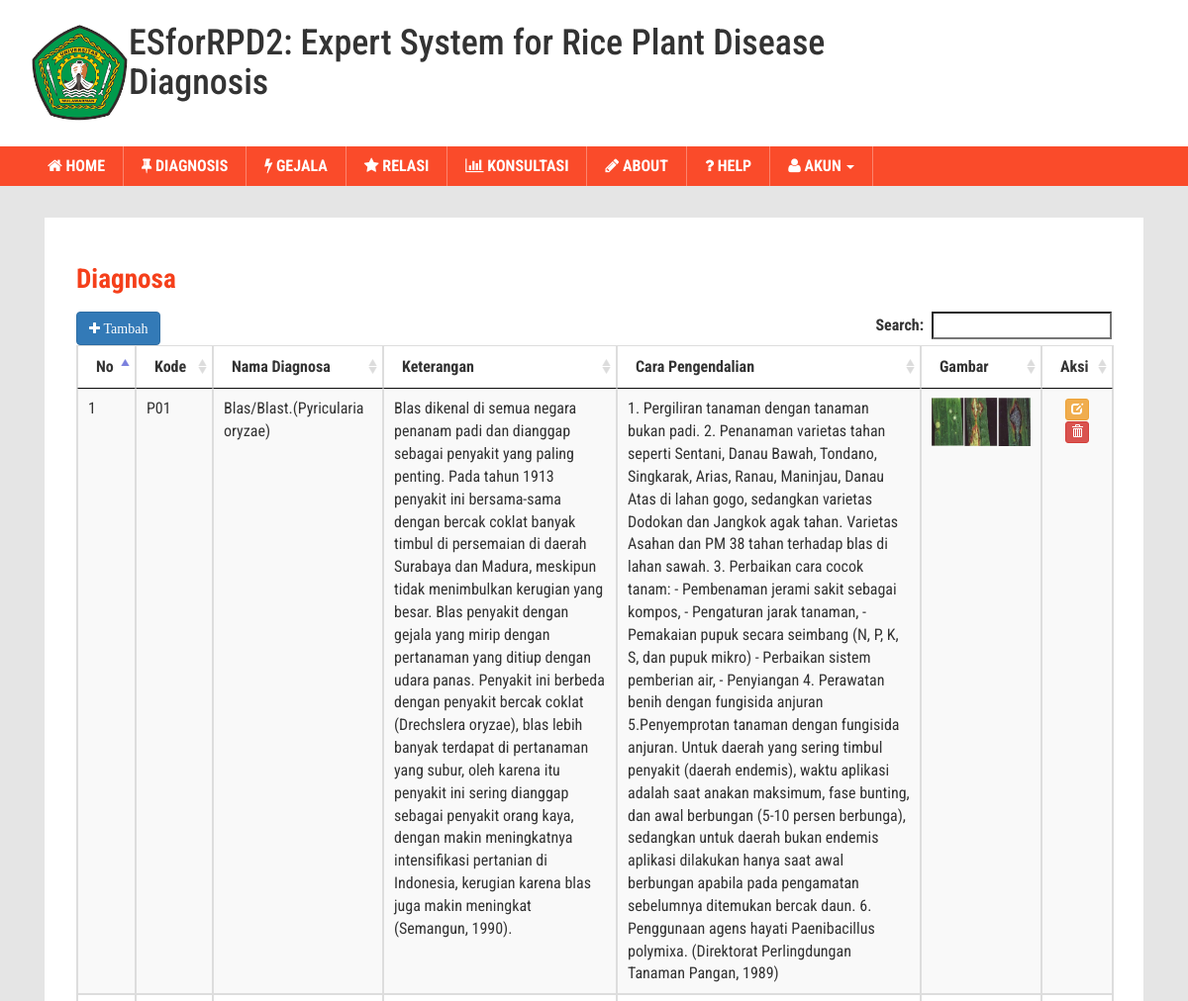
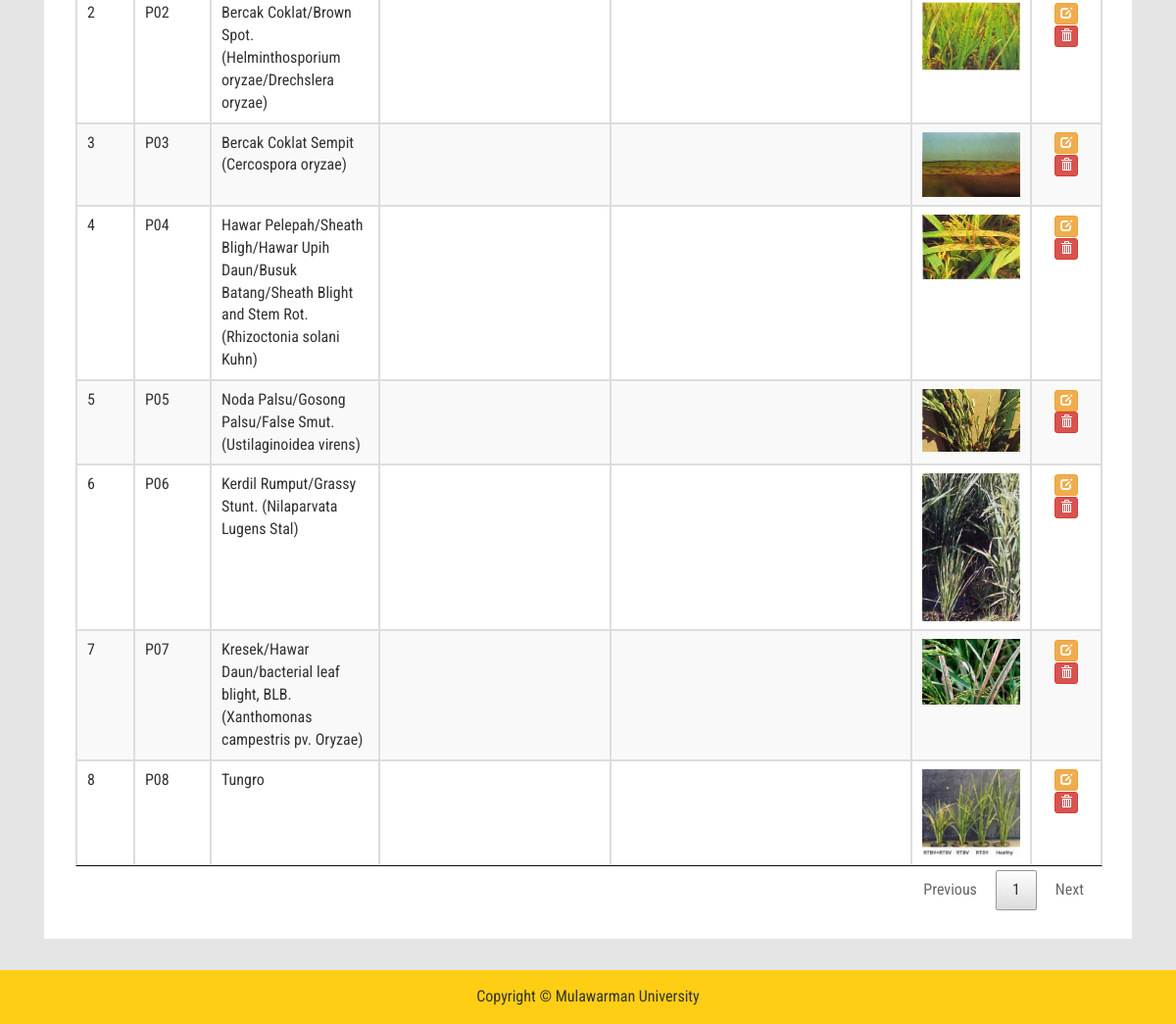
The app's page /index.php?m=diagnosa (signed in) with its own data (2 pictures, top to bottom).
### tables this page shows
CREATE TABLE `tb_diagnosa` (
  `kode_diagnosa` varchar(16) NOT NULL,
  `nama_diagnosa` varchar(255) NOT NULL,
  `keterangan` text NOT NULL,
  `pengendalian` text NOT NULL,
  `gambar` varchar(50) NOT NULL
);

### functions.php (called while the page is built, shortened)
<?php
$config["server"]='localhost';
$config["username"]='root';
$config["password"]='';
$config["database_name"]='sp_ds';
include'includes/ez_sql_core.php';
include'includes/ez_sql_mysqli.php';
$db = new ezSQL_mysqli($config[username], $config[password], $config[database_name], $config[server]);
$mod = $_GET[m];

### includes/ez_sql_core.php (called while the page is built, shortened)
<?php
	class ezSQLcore
	{
		var $timers           = array();
		function get_host_port( $host, $default = false )
		{
			$port = $default;
			return array( $host, $port );
		}
		function flush()
		{
			$this->last_result = array();
		}
		function get_results($query=null, $output = OBJECT)
		{
			if ( $query )
			{
				$this->query($query);
			}
			if ( $output == OBJECT )
			{
				return $this->last_result;
			}
		}
		function timer_get_cur()
		{
			list($usec, $sec) = explode(" ",microtime());
			return ((float)$usec + (float)$sec);
		}
		function timer_start($timer_name)
		{
			$this->timers[$timer_name] = $this->timer_get_cur();
		}
		function timer_elapsed($timer_name)
		{
			return round($this->timer_get_cur() - $this->timers[$timer_name],2);
		}
	}

### includes/ez_sql_mysqli.php (called while the page is built, shortened)
<?php
	$ezsql_mysqli_str = array
	(
		1 => 'Require $dbuser and $dbpassword to connect to a database server',
		2 => 'Error establishing mySQLi database connection. Correct user/password? Correct hostname? Database server running?',
		3 => 'Require $dbname to select a database',
		4 => 'mySQLi database connection is not active',
		5 => 'Unexpected error while trying to select database'
	);
	class ezSQL_mysqli extends ezSQLcore
	{
		function ezSQL_mysqli($dbuser='', $dbpassword='', $dbname='', $dbhost='localhost', $encoding='')
		{
			$this->dbuser = $dbuser;
			$this->dbpassword = $dbpassword;
			$this->dbname = $dbname;
			$this->encoding = $encoding;
		}
		function connect($dbuser='', $dbpassword='', $dbhost='localhost', $dbport=false)
		{
			global $ezsql_mysqli_str; $return_val = false;
			if ( ! $dbuser )
			{
				$this->register_error($ezsql_mysqli_str[1].' in '.__FILE__.' on line '.__LINE__);
				$this->show_errors ? trigger_error($ezsql_mysqli_str[1],E_USER_WARNING) : null;
			}
			else
			{
				$this->dbh = new mysqli($dbhost,$dbuser,$dbpassword, '', $dbport);
				if( $this->dbh->connect_errno )
				{
					$this->register_error($ezsql_mysqli_str[2].' in '.__FILE__.' on line '.__LINE__);
					$this->show_errors ? trigger_error($ezsql_mysqli_str[2],E_USER_WARNING) : null;
				}
				else
				{
					$return_val = true;
				}
			}
			return $return_val;
		}
		function select($dbname='', $encoding='')
		{
			global $ezsql_mysqli_str; $return_val = false;
			if ( ! $dbname )
			{
				$this->register_error($ezsql_mysqli_str[3].' in '.__FILE__.' on line '.__LINE__);
				$this->show_errors ? trigger_error($ezsql_mysqli_str[3],E_USER_WARNING) : null;
			}
			else if ( ! $this->dbh )
			{
				$this->register_error($ezsql_mysqli_str[4].' in '.__FILE__.' on line '.__LINE__);
				$this->show_errors ? trigger_error($ezsql_mysqli_str[4],E_USER_WARNING) : null;
			}
			else if ( !@$this->dbh->select_db($dbname) )
			{
				if ( !$str = @$this->dbh->error)
					  $str = $ezsql_mysqli_str[5];
				$this->register_error($str.' in '.__FILE__.' on line '.__LINE__);
				$this->show_errors ? trigger_error($str,E_USER_WARNING) : null;
			}
			else
			{
				$return_val = true;
			}
			return $return_val;
		}
		function query($query)
		{
			$return_val = 0;
			$query = trim($query);
			$this->result = @$this->dbh->query($query);
			if ( preg_match("/^(insert|delete|update|replace|truncate|drop|create|alter|begin|commit|rollback|set|lock|unlock|call)/i",$query) )
			{
				$is_insert = true;
				$this->rows_affected = @$this->dbh->affected_rows;
				if ( preg_match("/^(insert|replace)\s+/i",$query) )
				{
					$this->insert_id = @$this->dbh->insert_id;
				}
				$return_val = $this->rows_affected;
			}
			else
			{
				$is_insert = false;
				$i=0;
				$num_rows=0;
				while ( $row = @$this->result->fetch_object() )
				{
					$num_rows++;
				}
				$this->num_rows = $num_rows;
				$return_val = $this->num_rows;
			}
			return $return_val;
		}
	}

### diagnosa.php (the view, shortened to what this page needs)
<div class="technology-1">
	<div class="container">
		<div class="col-md-12">
			<div class="business">
				<div class=" blog-grid2">
					<div class="blog-text">
						<h5>Diagnosa</h5>
<table id="tabel_diagnosa" class="table table-bordered table-hover table-striped">
<thead>
    <tr class="nw">
        <th>No</th>
        <th>Kode</th>
        <th>Nama Diagnosa</th>
        <th>Keterangan</th>
        <th>Cara Pengendalian</th>
        <th>Gambar</th>
        <th>Aksi</th>
    </tr>
</thead>
<?php
$rows = $db->get_results("SELECT * FROM tb_diagnosa ORDER BY kode_diagnosa");
$no=0;
foreach($rows as $row):?>
<tr>
    <td><?=++$no ?></td>
    <td><?=$row->kode_diagnosa?></td>
    <td><?=$row->nama_diagnosa?></td>
    <td><?=$row->keterangan?></td>
    <td><?=$row->pengendalian?></td>
    <td><img src="assets/images/diagnosa/<?=$row->gambar?>" width="100px" hight="100px"/></td>
    <td><center>
        <a class="btn btn-xs btn-warning" href="?m=diagnosa_ubah&ID=<?=$row->kode_diagnosa?>"><span class="glyphicon glyphicon-edit"></span></a>
        <a class="btn btn-xs btn-danger diagnosa-hapus" href="aksi.php?act=diagnosa_hapus&ID=<?=$row->kode_diagnosa?>"><span class="glyphicon glyphicon-trash"></span></a>
    </center></td>
</tr>
<?php endforeach;
?>
</table>
					</div>
				</div>
			</div>
		</div>
	</div>
</div>

### index.php (shortened to what this page needs)
<?php
include'functions.php';
?>
<!DOCTYPE html>
<html>
<head>
<link href="assets/css/bootstrap.css" rel='stylesheet' type='text/css' />
<link href="assets/css/style.css" rel='stylesheet' type='text/css' />
<link href="assets/css/carousel.css" rel='stylesheet' type='text/css' />
<link href="assets/css/login.css" rel="stylesheet" type="text/css" />
<link href="assets/font-awesome/css/font-awesome.css" rel='stylesheet' type='text/css' />
<link rel="stylesheet" href="assets/DataTables-1.10.12/css/jquery.dataTables.min.css" type="text/css" />
<link href="assets/select2/css/select2.min.css" rel="stylesheet" />
<link href="assets/sweetalert/sweetalert.css" rel="stylesheet" />
</head>
<body>
    <div class="header">
		        <div class="header-top">
			        <div class="container">
						<div class="logo">
                            <img src="assets/images/index.png" style="float:left;" width="100" height="100">
                            <h1>ESforRPD2: Expert System for Rice Plant Disease Diagnosis</h1></a>
						</div>
						<div class="clearfix"></div>
					</div>
				</div>
<div class="head-bottom">
    <nav>
      <div class="container">
        <div id="navbar" class="navbar-collapse collapse">
          <ul class="nav navbar-nav">
            <?php if($_SESSION[login]):?>
            <li><a href="?m=home"><span class="fa fa-home"></span> Home</a></li>
            <li><a href="?m=diagnosa"><span class="fa fa-thumb-tack"></span> Diagnosis</a></li>
            <li><a href="?m=gejala"><span class="fa fa-flash"></span> Gejala</a></li>
            <li><a href="?m=relasi"><span class="fa fa-star"></span> Relasi</a></li>
            <li><a href="?m=konsultasi"><span class="fa fa-bar-chart"></span> Konsultasi</a></li>
            <li><a href="?m=about"><span class="fa fa-pencil"></span> About</a></li>
            <li><a href="?m=help"><span class="fa fa-question"></span> Help</a></li>
            <li class="dropdown">
              <a href="#" class="dropdown-toggle" data-toggle="dropdown" role="button" aria-haspopup="true" aria-expanded="false">
                  <span class="fa fa-user"></span> Akun <span class="caret"></span></a>
            </li>
            <?php endif?>
          </ul>
        </div>
      </div>
    </nav>
</div>
</div>
    <?php
        if(file_exists($mod.'.php'))
            include $mod.'.php';
        else
            include 'home.php';
    ?>
<?php include('footer.php');?>

### footer.php (shortened to what this page needs)
<div class="copyright">
<div class="container">
	<p><center>Copyright &copy; Mulawarman University</center></p>
</div>
</div>
</body>
</html>

### assets/css/style.css (style rules this page uses)
html, body { font-family: 'Roboto Condensed', sans-serif; font-size: 100%; background: #e5e5e5; }
body a,.grid_1,plan_1,plan_1.one,plan_1.two,i.icon1, i.icon2, i.icon3, i.icon4, i.icon5, i.icon6 { transition:0.5s all; -webkit-transition:0.5s all; -moz-transition:0.5s all; -o-transition:0.5s all; -ms-transition:0.5s all; }
h1,h2,h3,h4,h5,h6 { margin:0; font-family: 'Roboto Condensed', sans-serif; }
p { margin:0; font-family: 'Open Sans', sans-serif; }
ul { margin:0; padding:0; }
.header-top { padding: 1.5em 0; background:#fff; }
.logo { float: left; }
.head-bottom { background: #fa4b2a; }
ul.nav.navbar-nav li a { color: #fff ! important; text-transform: uppercase ! important; font-weight: 700 ! important; padding: 10px 18px ! important; border-right: 1px solid rgba(255, 255, 255, 0.32) ! important; font-size: 1em; }
.navbar-collapse { padding-left: 0px ! important; padding-right: 0px ! important; }
.collapse { display: none; }
.copyright { background: #fece14; padding: 1em 0; text-align: center; }
.technology-1 { margin: 2em 0; }
.business { padding: 2em 2em 1.8em; background: #fff; }
.blog-text h5 { font-size: 1.7em; margin: 0.6em 0; color:#f53f1a; font-weight:700; }
.copyright p { font-size: 0.875em; color: #000; line-height: 1.8em; }

### records on screen
tb_diagnosa: kode_diagnosa "P01", nama_diagnosa "Blas/Blast.(Pyricularia oryzae)", keterangan "Blas dikenal di semua negara penanam padi dan dianggap sebagai penyakit yang paling penting. Pada tahun 1913 penyakit ini bersama-sama dengan bercak coklat banyak timbul di persemaian di daerah Surabaya dan Madura, meskipun tidak menimbulkan kerugian yang besar. Blas penyakit dengan gejala yang mirip dengan pertanaman yang ditiup dengan udara panas. Penyakit ini berbeda dengan penyakit bercak coklat (Drechslera oryzae), blas lebih banyak terdapat di pertanaman yang subur, oleh karena itu penyakit ini sering dianggap sebagai penyakit orang kaya, dengan makin meningkatnya intensifikasi pertanian di Indonesia, kerugian karena blas juga makin meningkat (Semangun, 1990).", pengendalian "1. Pergiliran tanaman dengan tanaman bukan padi. 2. Penanaman varietas tahan seperti Sentani, Danau Bawah, Tondano, Singkarak, Arias, Ranau, Maninjau, Danau Atas di lahan gogo, sedangkan varietas Dodokan dan Jangkok agak tahan. Varietas Asahan dan PM 38 tahan terhadap blas di lahan sawah. 3. Perbaikan cara cocok tanam: - Pembenaman jerami sakit sebagai kompos, - Pengaturan jarak tanaman, - Pemakaian pupuk secara seimbang (N, P, K, S, dan pupuk mikro) - Perbaikan sistem pemberian air, - Penyiangan 4. Perawatan benih dengan fungisida anjuran 5.Penyemprotan tanaman dengan fungisida anjuran. Untuk daerah yang sering timbul penyakit (daerah endemis), waktu aplikasi adalah saat anakan maksimum,…", gambar (picture)
tb_diagnosa: kode_diagnosa "P02", nama_diagnosa "Bercak Coklat/Brown Spot. (Helminthosporium oryzae/Drechslera oryzae)", gambar (picture)
tb_diagnosa: kode_diagnosa "P03", nama_diagnosa "Bercak Coklat Sempit (Cercospora oryzae)", gambar (picture)
tb_diagnosa: kode_diagnosa "P04", nama_diagnosa "Hawar Pelepah/Sheath Bligh/Hawar Upih Daun/Busuk Batang/Sheath Blight and Stem Rot. (Rhizoctonia solani Kuhn)", gambar (picture)
tb_diagnosa: kode_diagnosa "P05", nama_diagnosa "Noda Palsu/Gosong Palsu/False Smut. (Ustilaginoidea virens)", gambar (picture)
tb_diagnosa: kode_diagnosa "P06", nama_diagnosa "Kerdil Rumput/Grassy Stunt. (Nilaparvata Lugens Stal)", gambar (picture)
tb_diagnosa: kode_diagnosa "P07", nama_diagnosa "Kresek/Hawar Daun/bacterial leaf blight, BLB.(Xanthomonas campestris pv. Oryzae)", gambar (picture)
tb_diagnosa: kode_diagnosa "P08", nama_diagnosa "Tungro", gambar (picture)
